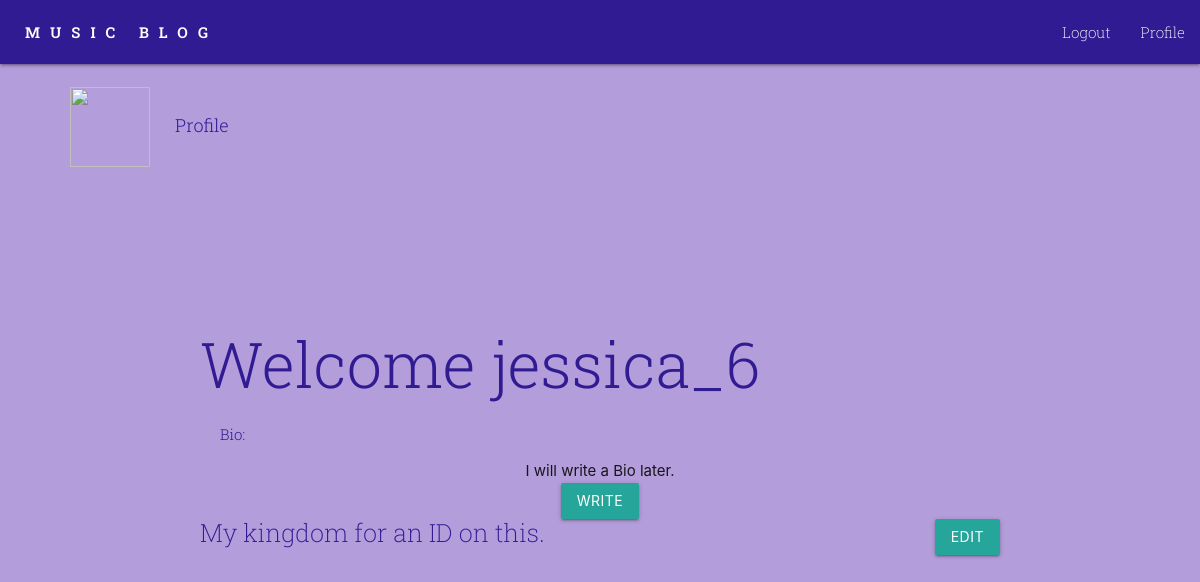
The page /users/profile/ (signed in) on the database as committed earlier.
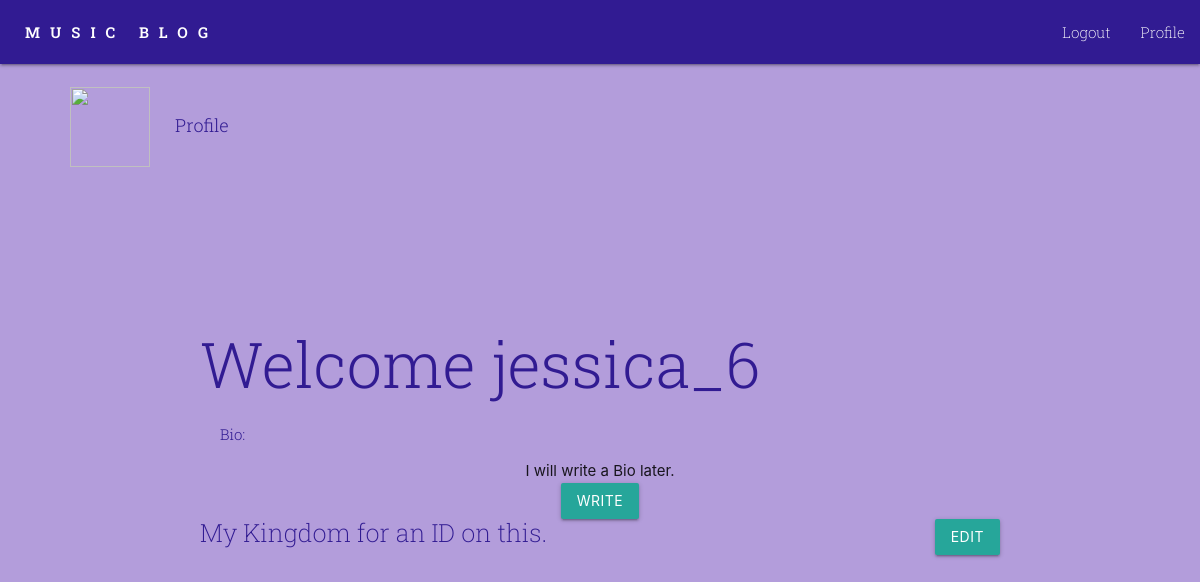
The same page on the database as committed later.
### blog/models.py (models this page shows)
class Blogpost(models.Model):
    title = models.CharField(max_length=100)
    post = models.TextField(max_length=200)
    url = models.CharField(max_length=200,null=True, blank=True)
    user = models.ForeignKey(User, on_delete=models.CASCADE, related_name= 'blogposts')
    public = models.BooleanField()
    date_created = models.DateTimeField(auto_now_add=True)
    def __str__(self):
        return self.title

### users/views.py (the view)
# urls.py: path('profile/', views.profile, name='profile'),
@login_required
def profile(request):
    logged_in_user = request.user.username
    print(logged_in_user)
    user_posts = Blogpost.objects.filter(user=request.user)
    context = {
        'user_posts': user_posts
    }
    print(context)
    return render(request, 'users/profile.html', context)

### users/templates/users/profile.html
{% extends 'blog/base.html' %}
{% block title %}Profile{% endblock %}
{% block content %}
<div>
    <h1>Welcome {{ user.username }}</h1>
    <p>Bio:</p> {{ user.profile.bio }}
    <br>
    <a class="btn" href="{% url 'blog:create' %}">write</a>
    {% for post in user_posts %}
    <div class="edit_delete">
        <h2>{{ post.title }}</h2>
        <div class="ed_buttons">
            <a class="btn" href="{% url 'blog:edit' post.id %}">edit</a>
        </div>
    </div>
    {% endfor %}
</div>
{% endblock %}

Rows that differ between the two databases and show on the page:
removed Blogpost: title "My kingdom for an ID on this."
added Blogpost: title "My Kingdom for an ID on this."
